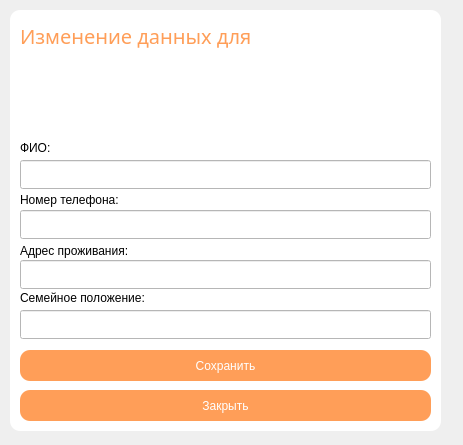
<?xml version="1.0" encoding="UTF-8"?>
<ui version="4.0">
 <class>Form5</class>
 <widget class="QWidget" name="Form5">
  <property name="geometry">
   <rect>
    <x>0</x>
    <y>0</y>
    <width>463</width>
    <height>445</height>
   </rect>
  </property>
  <property name="windowTitle">
   <string>Изменение данных</string>
  </property>
  <widget class="QLabel" name="label_16">
   <property name="geometry">
    <rect>
     <x>10</x>
     <y>10</y>
     <width>431</width>
     <height>421</height>
    </rect>
   </property>
   <property name="styleSheet">
    <string notr="true">border-radius: 10px;
background-color: rgb(255, 255, 255);</string>
   </property>
   <property name="text">
    <string/>
   </property>
  </widget>
  <widget class="QLabel" name="label_3">
   <property name="geometry">
    <rect>
     <x>20</x>
     <y>10</y>
     <width>381</width>
     <height>51</height>
    </rect>
   </property>
   <property name="font">
    <font>
     <family>Century Gothic</family>
     <pointsize>15</pointsize>
     <weight>50</weight>
     <italic>false</italic>
     <bold>false</bold>
    </font>
   </property>
   <property name="styleSheet">
    <string notr="true">font: 15pt &quot;Century Gothic&quot;;
background-color: qlineargradient(spread:pad, x1:0, y1:0, x2:1, y2:0, stop:0 rgba(0, 0, 0, 0), stop:1 rgba(255, 255, 255, 0));
color: rgb(255, 158, 88);</string>
   </property>
   <property name="text">
    <string>Изменение данных для</string>
   </property>
  </widget>
  <widget class="QPushButton" name="pushButton">
   <property name="geometry">
    <rect>
     <x>20</x>
     <y>350</y>
     <width>411</width>
     <height>31</height>
    </rect>
   </property>
   <property name="styleSheet">
    <string notr="true">font: 14pt &quot;Century Gothic&quot;;
color: rgb(255, 255, 255);
border-width: 50px;
border-radius: 10px;
background-color: rgb(255, 158, 88);</string>
   </property>
   <property name="text">
    <string>Сохранить</string>
   </property>
  </widget>
  <widget class="QLineEdit" name="lineEdit">
   <property name="geometry">
    <rect>
     <x>20</x>
     <y>160</y>
     <width>411</width>
     <height>29</height>
    </rect>
   </property>
   <property name="toolTip">
    <string>&lt;html&gt;&lt;head/&gt;&lt;body&gt;&lt;p&gt;gggg&lt;/p&gt;&lt;/body&gt;&lt;/html&gt;</string>
   </property>
   <property name="styleSheet">
    <string notr="true">font: 14pt &quot;Century Gothic&quot;;
color: rgb(75, 75, 75);
background-color: rgb(255, 255, 255);</string>
   </property>
   <property name="text">
    <string/>
   </property>
   <property name="placeholderText">
    <string/>
   </property>
  </widget>
  <widget class="QLabel" name="label_5">
   <property name="geometry">
    <rect>
     <x>20</x>
     <y>140</y>
     <width>239</width>
     <height>16</height>
    </rect>
   </property>
   <property name="styleSheet">
    <string notr="true">font: 13pt &quot;Century Gothic&quot;;
background-color: qlineargradient(spread:pad, x1:0, y1:0, x2:1, y2:0, stop:0 rgba(0, 0, 0, 0), stop:1 rgba(255, 255, 255, 0));</string>
   </property>
   <property name="text">
    <string>ФИО:</string>
   </property>
  </widget>
  <widget class="QLineEdit" name="lineEdit_2">
   <property name="geometry">
    <rect>
     <x>20</x>
     <y>210</y>
     <width>411</width>
     <height>29</height>
    </rect>
   </property>
   <property name="toolTip">
    <string>&lt;html&gt;&lt;head/&gt;&lt;body&gt;&lt;p&gt;gggg&lt;/p&gt;&lt;/body&gt;&lt;/html&gt;</string>
   </property>
   <property name="styleSheet">
    <string notr="true">font: 14pt &quot;Century Gothic&quot;;
color: rgb(75, 75, 75);
background-color: rgb(255, 255, 255);</string>
   </property>
   <property name="text">
    <string/>
   </property>
   <property name="placeholderText">
    <string/>
   </property>
  </widget>
  <widget class="QLineEdit" name="lineEdit_3">
   <property name="geometry">
    <rect>
     <x>20</x>
     <y>260</y>
     <width>411</width>
     <height>29</height>
    </rect>
   </property>
   <property name="toolTip">
    <string>&lt;html&gt;&lt;head/&gt;&lt;body&gt;&lt;p&gt;gggg&lt;/p&gt;&lt;/body&gt;&lt;/html&gt;</string>
   </property>
   <property name="styleSheet">
    <string notr="true">font: 14pt &quot;Century Gothic&quot;;
color: rgb(75, 75, 75);
background-color: rgb(255, 255, 255);</string>
   </property>
   <property name="text">
    <string/>
   </property>
   <property name="placeholderText">
    <string/>
   </property>
  </widget>
  <widget class="QLineEdit" name="lineEdit_4">
   <property name="geometry">
    <rect>
     <x>20</x>
     <y>310</y>
     <width>411</width>
     <height>29</height>
    </rect>
   </property>
   <property name="toolTip">
    <string>&lt;html&gt;&lt;head/&gt;&lt;body&gt;&lt;p&gt;gggg&lt;/p&gt;&lt;/body&gt;&lt;/html&gt;</string>
   </property>
   <property name="styleSheet">
    <string notr="true">font: 14pt &quot;Century Gothic&quot;;
color: rgb(75, 75, 75);
background-color: rgb(255, 255, 255);</string>
   </property>
   <property name="text">
    <string/>
   </property>
   <property name="placeholderText">
    <string/>
   </property>
  </widget>
  <widget class="QLabel" name="label_9">
   <property name="geometry">
    <rect>
     <x>20</x>
     <y>190</y>
     <width>239</width>
     <height>20</height>
    </rect>
   </property>
   <property name="styleSheet">
    <string notr="true">font: 13pt &quot;Century Gothic&quot;;
background-color: qlineargradient(spread:pad, x1:0, y1:0, x2:1, y2:0, stop:0 rgba(0, 0, 0, 0), stop:1 rgba(255, 255, 255, 0));</string>
   </property>
   <property name="text">
    <string>Номер телефона:</string>
   </property>
  </widget>
  <widget class="QLabel" name="label_11">
   <property name="geometry">
    <rect>
     <x>20</x>
     <y>240</y>
     <width>239</width>
     <height>21</height>
    </rect>
   </property>
   <property name="styleSheet">
    <string notr="true">font: 13pt &quot;Century Gothic&quot;;
background-color: qlineargradient(spread:pad, x1:0, y1:0, x2:1, y2:0, stop:0 rgba(0, 0, 0, 0), stop:1 rgba(255, 255, 255, 0));</string>
   </property>
   <property name="text">
    <string>Адрес проживания:</string>
   </property>
  </widget>
  <widget class="QLabel" name="label_4">
   <property name="geometry">
    <rect>
     <x>20</x>
     <y>290</y>
     <width>239</width>
     <height>16</height>
    </rect>
   </property>
   <property name="styleSheet">
    <string notr="true">font: 13pt &quot;Century Gothic&quot;;
background-color: qlineargradient(spread:pad, x1:0, y1:0, x2:1, y2:0, stop:0 rgba(0, 0, 0, 0), stop:1 rgba(255, 255, 255, 0));</string>
   </property>
   <property name="text">
    <string>Семейное положение:</string>
   </property>
  </widget>
  <widget class="QPushButton" name="pushButton_2">
   <property name="geometry">
    <rect>
     <x>20</x>
     <y>390</y>
     <width>411</width>
     <height>31</height>
    </rect>
   </property>
   <property name="styleSheet">
    <string notr="true">font: 14pt &quot;Century Gothic&quot;;
color: rgb(255, 255, 255);
border-width: 50px;
border-radius: 10px;
background-color: rgb(255, 158, 88);</string>
   </property>
   <property name="text">
    <string>Закрыть</string>
   </property>
  </widget>
  <widget class="QLabel" name="label_19">
   <property name="geometry">
    <rect>
     <x>20</x>
     <y>50</y>
     <width>370</width>
     <height>61</height>
    </rect>
   </property>
   <property name="maximumSize">
    <size>
     <width>370</width>
     <height>16777215</height>
    </size>
   </property>
   <property name="font">
    <font>
     <family>Century Gothic</family>
     <pointsize>12</pointsize>
     <weight>50</weight>
     <italic>false</italic>
     <bold>false</bold>
    </font>
   </property>
   <property name="styleSheet">
    <string notr="true">font: 12pt &quot;Century Gothic&quot;;
background-color: qlineargradient(spread:pad, x1:0, y1:0, x2:1, y2:0, stop:0 rgba(0, 0, 0, 0), stop:1 rgba(255, 255, 255, 0));</string>
   </property>
   <property name="text">
    <string/>
   </property>
   <property name="textFormat">
    <enum>Qt::AutoText</enum>
   </property>
   <property name="alignment">
    <set>Qt::AlignLeading|Qt::AlignLeft|Qt::AlignTop</set>
   </property>
   <property name="wordWrap">
    <bool>true</bool>
   </property>
  </widget>
 </widget>
 <resources/>
 <connections/>
</ui>
